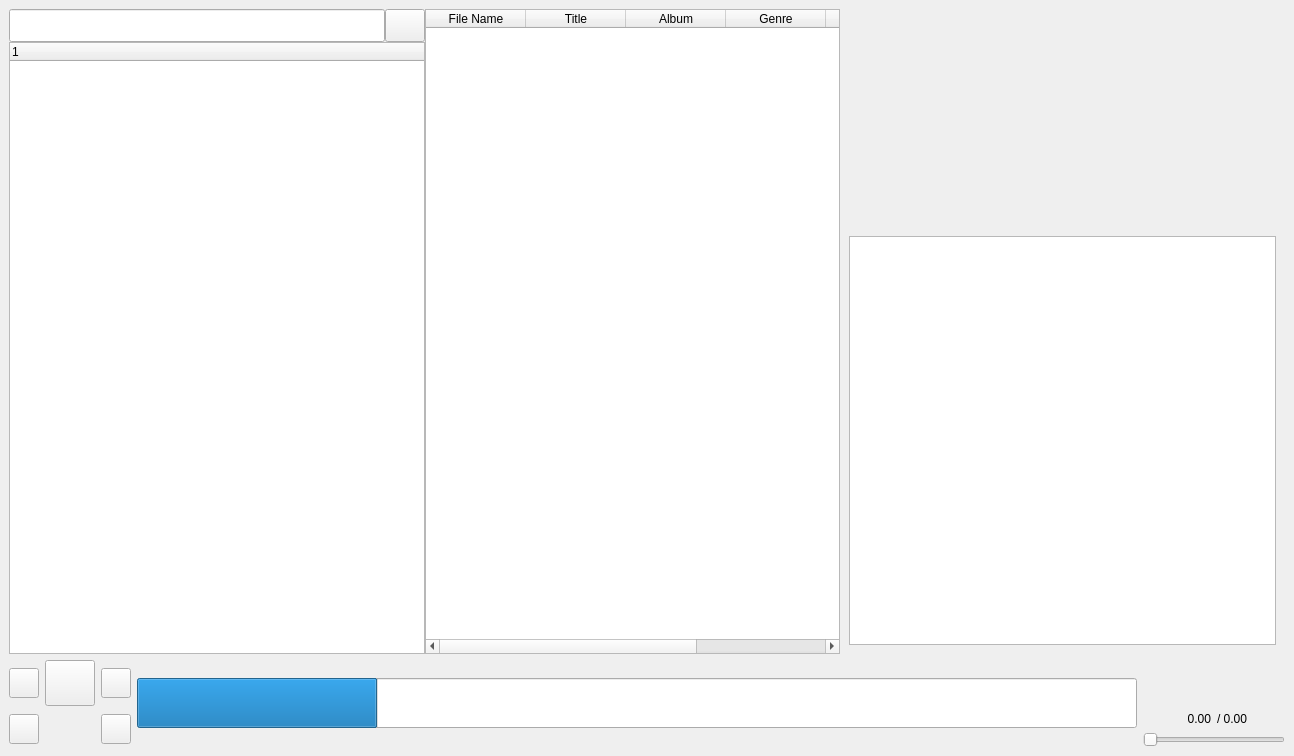
<?xml version="1.0" encoding="UTF-8"?>
<ui version="4.0">
 <class>MainWindow</class>
 <widget class="QMainWindow" name="MainWindow">
  <property name="geometry">
   <rect>
    <x>0</x>
    <y>0</y>
    <width>1294</width>
    <height>756</height>
   </rect>
  </property>
  <property name="windowTitle">
   <string>MainWindow</string>
  </property>
  <widget class="QWidget" name="centralwidget">
   <property name="enabled">
    <bool>true</bool>
   </property>
   <property name="sizePolicy">
    <sizepolicy hsizetype="MinimumExpanding" vsizetype="Expanding">
     <horstretch>0</horstretch>
     <verstretch>0</verstretch>
    </sizepolicy>
   </property>
   <layout class="QGridLayout" name="gridLayout_4">
    <item row="2" column="1">
     <widget class="PlayButton" name="pausePlay">
      <property name="minimumSize">
       <size>
        <width>0</width>
        <height>46</height>
       </size>
      </property>
      <property name="maximumSize">
       <size>
        <width>50</width>
        <height>45</height>
       </size>
      </property>
      <property name="text">
       <string/>
      </property>
     </widget>
    </item>
    <item row="0" column="0" colspan="5">
     <widget class="QSplitter" name="splitter">
      <property name="sizePolicy">
       <sizepolicy hsizetype="Preferred" vsizetype="Preferred">
        <horstretch>0</horstretch>
        <verstretch>0</verstretch>
       </sizepolicy>
      </property>
      <property name="minimumSize">
       <size>
        <width>1276</width>
        <height>620</height>
       </size>
      </property>
      <property name="maximumSize">
       <size>
        <width>16777215</width>
        <height>16777215</height>
       </size>
      </property>
      <property name="lineWidth">
       <number>-10</number>
      </property>
      <property name="orientation">
       <enum>Qt::Orientation::Horizontal</enum>
      </property>
      <property name="handleWidth">
       <number>0</number>
      </property>
      <property name="childrenCollapsible">
       <bool>false</bool>
      </property>
      <widget class="QWidget" name="layoutWidget">
       <layout class="QVBoxLayout" name="verticalLayout">
        <property name="spacing">
         <number>0</number>
        </property>
        <item>
         <widget class="QWidget" name="seachWidget" native="true">
          <property name="minimumSize">
           <size>
            <width>0</width>
            <height>33</height>
           </size>
          </property>
          <layout class="QHBoxLayout" name="horizontalLayout">
           <property name="spacing">
            <number>0</number>
           </property>
           <property name="leftMargin">
            <number>0</number>
           </property>
           <property name="topMargin">
            <number>0</number>
           </property>
           <property name="rightMargin">
            <number>0</number>
           </property>
           <property name="bottomMargin">
            <number>0</number>
           </property>
           <item>
            <widget class="QLineEdit" name="searchBox">
             <property name="sizePolicy">
              <sizepolicy hsizetype="Expanding" vsizetype="Preferred">
               <horstretch>0</horstretch>
               <verstretch>0</verstretch>
              </sizepolicy>
             </property>
             <property name="minimumSize">
              <size>
               <width>200</width>
               <height>0</height>
              </size>
             </property>
            </widget>
           </item>
           <item>
            <widget class="HoverButton" name="filterButton">
             <property name="minimumSize">
              <size>
               <width>0</width>
               <height>33</height>
              </size>
             </property>
             <property name="maximumSize">
              <size>
               <width>50</width>
               <height>16777215</height>
              </size>
             </property>
             <property name="text">
              <string/>
             </property>
            </widget>
           </item>
          </layout>
         </widget>
        </item>
        <item>
         <widget class="QTreeWidget" name="fileTree">
          <property name="minimumSize">
           <size>
            <width>200</width>
            <height>0</height>
           </size>
          </property>
          <property name="dragEnabled">
           <bool>false</bool>
          </property>
          <column>
           <property name="text">
            <string notr="true">1</string>
           </property>
          </column>
         </widget>
        </item>
       </layout>
      </widget>
      <widget class="QTableWidget" name="tableWidget">
       <property name="sizePolicy">
        <sizepolicy hsizetype="Expanding" vsizetype="Preferred">
         <horstretch>0</horstretch>
         <verstretch>0</verstretch>
        </sizepolicy>
       </property>
       <property name="minimumSize">
        <size>
         <width>90</width>
         <height>0</height>
        </size>
       </property>
       <property name="maximumSize">
        <size>
         <width>16777215</width>
         <height>16777215</height>
        </size>
       </property>
       <property name="acceptDrops">
        <bool>true</bool>
       </property>
       <property name="lineWidth">
        <number>5</number>
       </property>
       <property name="dragEnabled">
        <bool>false</bool>
       </property>
       <property name="dragDropOverwriteMode">
        <bool>false</bool>
       </property>
       <property name="dragDropMode">
        <enum>QAbstractItemView::DragDropMode::NoDragDrop</enum>
       </property>
       <property name="defaultDropAction">
        <enum>Qt::DropAction::IgnoreAction</enum>
       </property>
       <property name="alternatingRowColors">
        <bool>true</bool>
       </property>
       <attribute name="horizontalHeaderStretchLastSection">
        <bool>true</bool>
       </attribute>
       <attribute name="verticalHeaderStretchLastSection">
        <bool>true</bool>
       </attribute>
       <column>
        <property name="text">
         <string>File Name</string>
        </property>
       </column>
       <column>
        <property name="text">
         <string>Title</string>
        </property>
       </column>
       <column>
        <property name="text">
         <string>Album</string>
        </property>
       </column>
       <column>
        <property name="text">
         <string>Genre</string>
        </property>
       </column>
       <column>
        <property name="text">
         <string>Year</string>
        </property>
       </column>
       <column>
        <property name="text">
         <string>Track Length</string>
        </property>
       </column>
      </widget>
      <widget class="QWidget" name="layoutWidget">
       <layout class="QVBoxLayout" name="verticalLayout_2">
        <property name="spacing">
         <number>0</number>
        </property>
        <item>
         <widget class="QWidget" name="albumWidget" native="true">
          <layout class="QGridLayout" name="gridLayout_2">
           <item row="0" column="0">
            <widget class="QLabel" name="label">
             <property name="minimumSize">
              <size>
               <width>200</width>
               <height>200</height>
              </size>
             </property>
             <property name="maximumSize">
              <size>
               <width>250</width>
               <height>240</height>
              </size>
             </property>
             <property name="text">
              <string/>
             </property>
             <property name="pixmap">
              <pixmap>C:/Users/Daniel/Downloads/Harold-632x1024.webp</pixmap>
             </property>
             <property name="scaledContents">
              <bool>false</bool>
             </property>
             <property name="alignment">
              <set>Qt::AlignmentFlag::AlignCenter</set>
             </property>
            </widget>
           </item>
          </layout>
         </widget>
        </item>
        <item>
         <widget class="QWidget" name="metadataWidget" native="true">
          <property name="minimumSize">
           <size>
            <width>250</width>
            <height>0</height>
           </size>
          </property>
          <layout class="QGridLayout" name="gridLayout">
           <item row="0" column="0">
            <widget class="QListView" name="listViewMetaData"/>
           </item>
          </layout>
         </widget>
        </item>
       </layout>
      </widget>
     </widget>
    </item>
    <item row="2" column="3" rowspan="2">
     <widget class="WaveformProgressBar" name="progressBar">
      <property name="sizePolicy">
       <sizepolicy hsizetype="Preferred" vsizetype="Preferred">
        <horstretch>0</horstretch>
        <verstretch>0</verstretch>
       </sizepolicy>
      </property>
      <property name="minimumSize">
       <size>
        <width>1000</width>
        <height>0</height>
       </size>
      </property>
      <property name="maximumSize">
       <size>
        <width>16777215</width>
        <height>50</height>
       </size>
      </property>
      <property name="value">
       <number>24</number>
      </property>
      <property name="format">
       <string/>
      </property>
     </widget>
    </item>
    <item row="3" column="4">
     <layout class="QGridLayout" name="gridLayout_3">
      <item row="1" column="0" colspan="2">
       <widget class="QSlider" name="horizontalSlider">
        <property name="maximumSize">
         <size>
          <width>150</width>
          <height>1555555</height>
         </size>
        </property>
        <property name="orientation">
         <enum>Qt::Orientation::Horizontal</enum>
        </property>
       </widget>
      </item>
      <item row="0" column="1">
       <widget class="QLabel" name="totalTime">
        <property name="maximumSize">
         <size>
          <width>75</width>
          <height>16777215</height>
         </size>
        </property>
        <property name="text">
         <string>/ 0.00</string>
        </property>
       </widget>
      </item>
      <item row="0" column="0">
       <widget class="QLabel" name="currentTime">
        <property name="maximumSize">
         <size>
          <width>75</width>
          <height>16777215</height>
         </size>
        </property>
        <property name="text">
         <string>0.00</string>
        </property>
        <property name="alignment">
         <set>Qt::AlignmentFlag::AlignRight|Qt::AlignmentFlag::AlignTrailing|Qt::AlignmentFlag::AlignVCenter</set>
        </property>
       </widget>
      </item>
     </layout>
    </item>
    <item row="3" column="2">
     <widget class="HoverButton" name="shuffleButton">
      <property name="maximumSize">
       <size>
        <width>30</width>
        <height>30</height>
       </size>
      </property>
      <property name="text">
       <string/>
      </property>
     </widget>
    </item>
    <item row="3" column="0">
     <widget class="LoopButton" name="loopButton">
      <property name="maximumSize">
       <size>
        <width>30</width>
        <height>30</height>
       </size>
      </property>
      <property name="text">
       <string/>
      </property>
     </widget>
    </item>
    <item row="2" column="2">
     <widget class="HoverButton" name="nextButton">
      <property name="minimumSize">
       <size>
        <width>30</width>
        <height>0</height>
       </size>
      </property>
      <property name="maximumSize">
       <size>
        <width>30</width>
        <height>30</height>
       </size>
      </property>
      <property name="text">
       <string/>
      </property>
     </widget>
    </item>
    <item row="2" column="0">
     <widget class="HoverButton" name="backButton">
      <property name="maximumSize">
       <size>
        <width>30</width>
        <height>30</height>
       </size>
      </property>
      <property name="text">
       <string/>
      </property>
     </widget>
    </item>
   </layout>
  </widget>
  <action name="actionSettings">
   <property name="text">
    <string>Settings</string>
   </property>
  </action>
  <action name="actionExit">
   <property name="text">
    <string>Exit</string>
   </property>
  </action>
  <action name="actionPreference">
   <property name="text">
    <string>Preference</string>
   </property>
  </action>
 </widget>
 <customwidgets>
  <customwidget>
   <class>WaveformProgressBar</class>
   <extends>QProgressBar</extends>
   <header>player/waveformprogressbar.h</header>
  </customwidget>
  <customwidget>
   <class>HoverButton</class>
   <extends>QPushButton</extends>
   <header>player/hoverbutton.h</header>
  </customwidget>
  <customwidget>
   <class>PlayButton</class>
   <extends>QPushButton</extends>
   <header>player/playbutton.h</header>
  </customwidget>
  <customwidget>
   <class>LoopButton</class>
   <extends>QPushButton</extends>
   <header>player/loopbutton.h</header>
  </customwidget>
 </customwidgets>
 <resources/>
 <connections/>
</ui>
